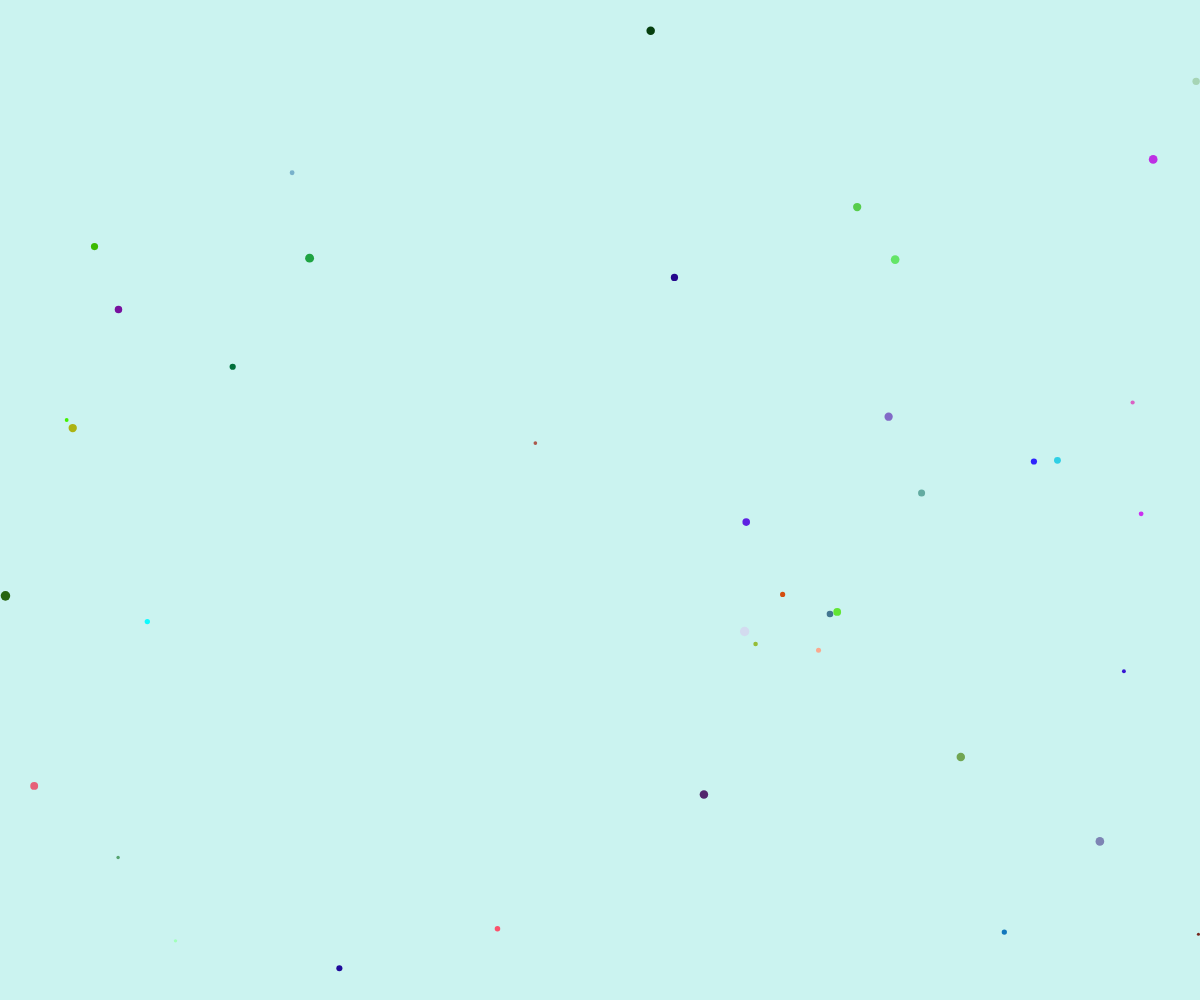
Frame 1 (no input)
Frame 60 (no input): identical to frame 1, image omitted
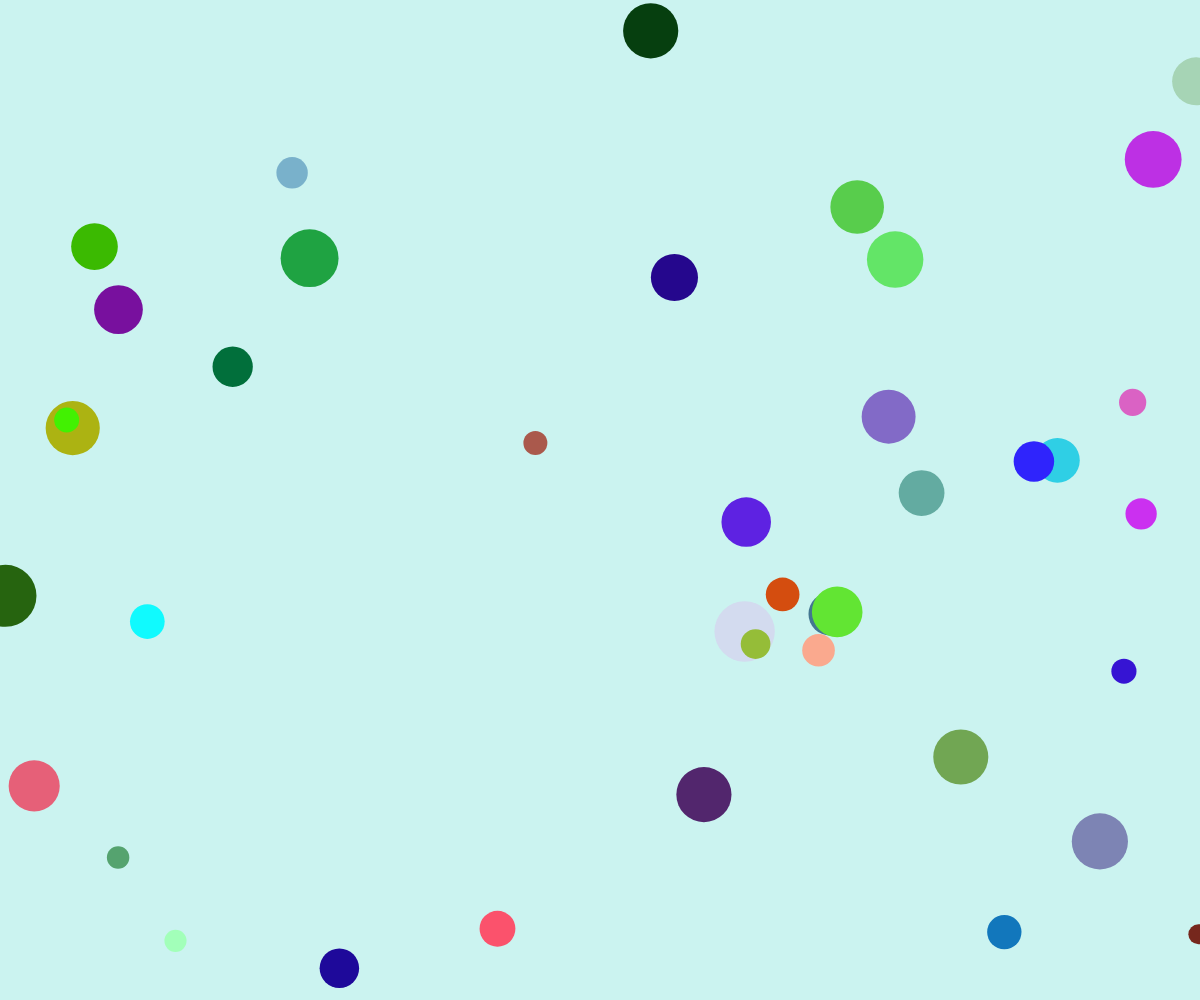
Frame 120 (the mouse pressed at the canvas centre since frame 60)

The p5.js sketch that drew these frames (run headless with seeded random() and noise() and a simulated clock; from frame 60 on, the mouse is pressed at the canvas centre):

// p5.js sketch
// ── sketch.js
let circles = [];

function setup() {
  createCanvas(windowWidth, windowHeight);
  // 產生 40 個圓
  for (let i = 0; i < 40; i++) {
    circles.push({
      x: random(width),
      y: random(height),
      size: random(30, 100),
      color: color(random(255), random(255), random(255))
    });
  }
}

function draw() {
  background("#cbf3f0");

  // 計算滑鼠影響的大小
  let sizeFactor = map(mouseX, 0, width, 10, 120);

  // 繪製圓
  for (let circle of circles) {
    fill(circle.color);
    noStroke();
    ellipse(circle.x, circle.y, circle.size * (sizeFactor / 100));
  }
}

// ── style.css
html, body {
  margin: 0;
  padding: 0;
}

canvas {
  display: block;
  position: absolute;
  top: 0;
  left: 0;
  z-index: 1; /* 最底層 */
}

/* 選單樣式 */
.menu {
  position: absolute;
  top: 10px;
  right: 10px;
  list-style: none;
  margin: 0;
  padding: 0;
  display: flex;
  gap: 15px;
  z-index: 3; /* 最上層 */
}

.menu li {
  font-family: Arial, sans-serif;
  font-size: 16px;
  background-color: #0077b6;
  color: white;
  padding: 10px 15px;
  border-radius: 5px;
  cursor: pointer;
  transition: background-color 0.3s;
  position: relative;
}

.menu li:hover {
  background-color: #023e8a;
}

/* 子選單樣式 */
.submenu {
  display: none;
  position: absolute;
  top: 100%;
  left: 0;
  list-style: none;
  margin: 0;
  padding: 0;
  background-color: #0077b6;
  border-radius: 5px;
  z-index: 4;
}

.submenu li {
  padding: 10px 15px;
  white-space: nowrap;
}

.submenu li:hover {
  background-color: #023e8a;
}

.dropdown:hover .submenu {
  display: block;
}

/* iframe 樣式 */
.iframe-display {
  position: absolute;
  top: 10%;
  left: 10%;
  width: 80%;
  height: 80%;
  border: none;
  background-color: rgba(255, 255, 255, 0.2); /* 背景透明度 0.2 */
  z-index: 2; /* 第二層 */
  box-shadow: 0 4px 8px rgba(0, 0, 0, 0.2); /* 添加陰影效果 */
}
